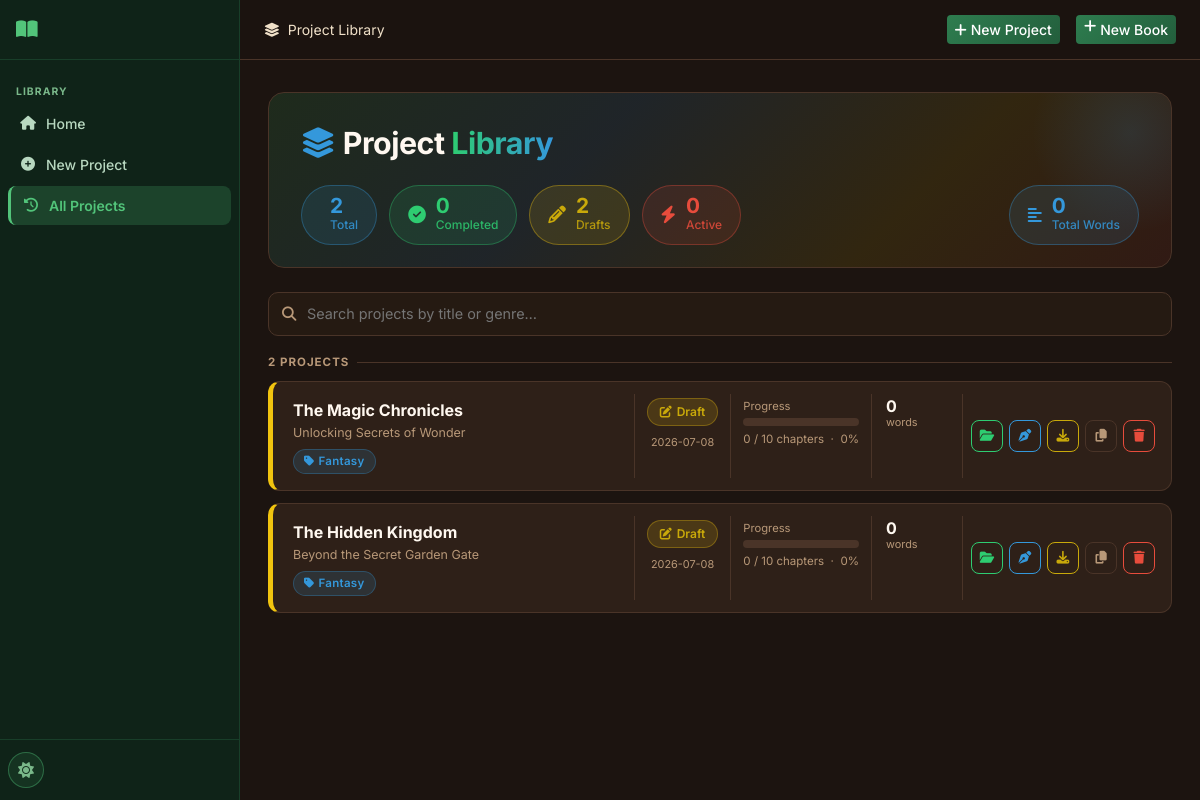
Before: /history with the older database file.
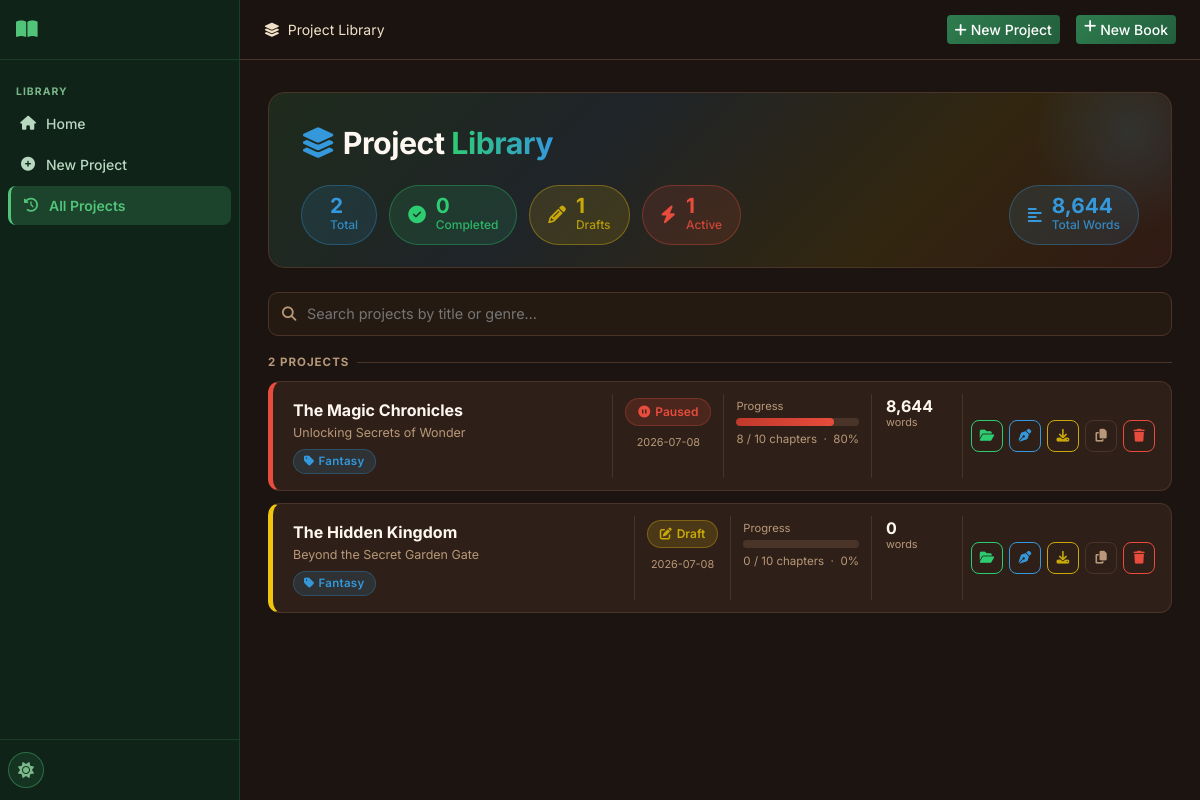
After: the same page with the newer database file.
### tables this page shows
CREATE TABLE projects (
    id INTEGER PRIMARY KEY AUTOINCREMENT,
    title TEXT NOT NULL,
    subtitle TEXT DEFAULT '',
    genre TEXT DEFAULT 'Fantasy',
    audience TEXT DEFAULT 'Adult',
    description TEXT DEFAULT '',
    language TEXT DEFAULT 'English',
    story_type TEXT DEFAULT 'Novel',
    writing_style TEXT DEFAULT 'Descriptive',
    point_of_view TEXT DEFAULT 'Third Person Limited',
    tense TEXT DEFAULT 'Past',
    tone TEXT DEFAULT 'Adventurous',
    num_chapters INTEGER DEFAULT 10,
    words_per_chapter INTEGER DEFAULT 2000,
    creativity_level TEXT DEFAULT 'balanced',
    temperature REAL DEFAULT 0.7,
    top_p REAL DEFAULT 0.9,
    max_tokens INTEGER DEFAULT 4096,
    status TEXT DEFAULT 'draft',
    current_chapter INTEGER DEFAULT 0,
    total_words INTEGER DEFAULT 0,
    cover_prompt TEXT DEFAULT '',
    include_images INTEGER DEFAULT 0,
    images_per_chapter INTEGER DEFAULT 1,
    image_style TEXT DEFAULT 'Realistic',
    created_at TIMESTAMP DEFAULT CURRENT_TIMESTAMP,
    updated_at TIMESTAMP DEFAULT CURRENT_TIMESTAMP
);

### routes/main.py (the view)
@bp.route('/history')
def history():
    db = get_db()
    projects = db.execute('SELECT * FROM projects ORDER BY updated_at DESC').fetchall()
    return render_template('history.html', projects=projects)

### database/__init__.py (called while the page is built)
def get_db():
    if 'db' not in g:
        db_path = current_app.config['DATABASE']
        os.makedirs(os.path.dirname(db_path), exist_ok=True)
        g.db = sqlite3.connect(db_path)
        g.db.row_factory = sqlite3.Row
        g.db.execute('PRAGMA foreign_keys = ON')
        g.db.execute('PRAGMA journal_mode = WAL')
    return g.db

### utils/helpers.py (called while the page is built)
def get_setting(db, key, default=''):
    row = db.execute('SELECT value FROM settings WHERE key = ?', (key,)).fetchone()
    return row['value'] if row else default

### templates/history.html (shortened to what the changed rows need)
{% extends "base.html" %}
{% block content %}
{% set total     = projects | length %}
{% set completed = projects | selectattr('status', 'equalto', 'completed') | list | length %}
{% set drafts    = projects | selectattr('status', 'equalto', 'draft')     | list | length %}
{% set active    = projects | rejectattr('status', 'in', ['completed','draft']) | list | length %}
{% set total_words = projects | sum(attribute='total_words') %}
<div class="lib-hero">
  <div class="stat-pills">
    <div class="stat-pill sp-lemon">
      <div><div class="sp-num">{{ drafts }}</div><div class="sp-label">Drafts</div></div>
    </div>
    <div class="stat-pill sp-red">
      <div><div class="sp-num">{{ active }}</div><div class="sp-label">Active</div></div>
    </div>
    <div class="stat-pill sp-blue" style="margin-left:auto">
      <div><div class="sp-num">{{ '{:,}'.format(total_words) }}</div><div class="sp-label">Total Words</div></div>
    </div>
  </div>
</div>
{% if projects %}
<div class="project-cards" id="projectCards">
  {% for p in projects %}
  {% set pct = (p.current_chapter / p.num_chapters * 100) | int if p.num_chapters else 0 %}
  {% set sc = 'sc-' + p.status if p.status in ['completed','draft','generating','paused'] else 'sc-default' %}
  {% set pb = 'pb-' + p.status if p.status in ['completed','draft','generating','paused'] else 'pb-default' %}
  <div class="pcard status-{{ p.status }}" data-title="{{ p.title | lower }}" data-genre="{{ p.genre | lower }}">
    <div class="pcard-main">
      <div class="pcard-title">{{ p.title }}</div>
      {% if p.subtitle %}<div class="pcard-subtitle">{{ p.subtitle }}</div>{% endif %}
      <div class="genre-chip"><i class="fas fa-tag me-1"></i>{{ p.genre }}</div>
    </div>
    <div class="pcard-meta">
      <span class="status-chip {{ sc }}">
        {% if p.status == 'completed' %}<i class="fas fa-check-circle"></i>
        {% elif p.status == 'generating' %}<i class="fas fa-spinner fa-spin"></i>
        {% elif p.status == 'paused' %}<i class="fas fa-pause-circle"></i>
        {% else %}<i class="fas fa-edit"></i>{% endif %}
        {{ p.status | title }}
      </span>
      <div class="stat-unit mt-1">{{ p.updated_at[:10] }}</div>
    </div>
    <div class="pcard-prog">
      <div class="lib-prog-label">Progress</div>
      <div class="lib-progress">
        <div class="lib-progress-bar {{ pb }}" style="width:{{ pct }}%"></div>
      </div>
      <div class="lib-pct">{{ p.current_chapter }} / {{ p.num_chapters }} chapters &nbsp;·&nbsp; {{ pct }}%</div>
    </div>
    <div class="pcard-stats">
      <div>
        <div class="stat-num">{{ '{:,}'.format(p.total_words) }}</div>
        <div class="stat-unit">words</div>
      </div>
    </div>
    <div class="pcard-acts">
      <a href="{{ url_for('projects.project_detail', project_id=p.id) }}" class="act-btn act-green" title="Open project">
        <i class="fas fa-folder-open"></i>
      </a>
      <a href="{{ url_for('editor.editor_page', project_id=p.id) }}" class="act-btn act-blue" title="Open editor">
        <i class="fas fa-pen-nib"></i>
      </a>
      <a href="{{ url_for('exports.export_page', project_id=p.id) }}" class="act-btn act-lemon" title="Export">
        <i class="fas fa-download"></i>
      </a>
      <form method="POST" action="{{ url_for('projects.duplicate_project', project_id=p.id) }}" style="display:inline">
        <button type="submit" class="act-btn act-neutral" title="Duplicate">
          <i class="fas fa-copy"></i>
        </button>
      </form>
      <button class="act-btn act-red" onclick="confirmDelete({{ p.id }}, '{{ p.title | e }}')" title="Delete">
        <i class="fas fa-trash"></i>
      </button>
    </div>
  </div>
  {% endfor %}
</div>
{% endif %}
{% endblock %}

Changed rows visible on the page:
changed projects "The Magic Chronicles": status "Draft" → "Paused"; current_chapter "0" → "8"; pct "0" → "80"; total_words "0" → "8,644"
Other visible differences:
{{ drafts }}: "2" → "1"
{{ active }}: "0" → "1"
{{ '{:,}'.format(total_words) }}: "0" → "8,644"
